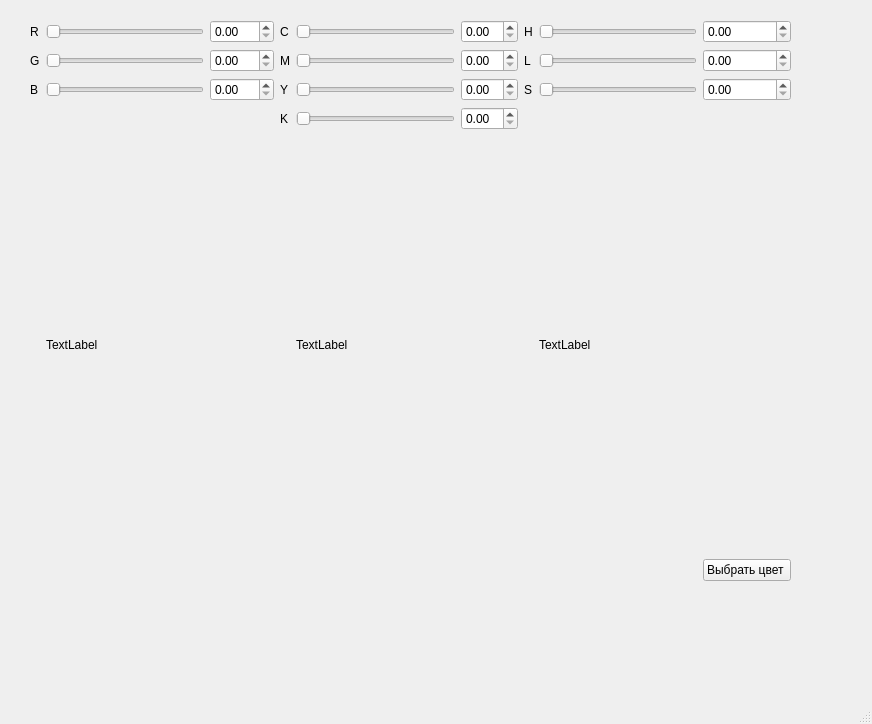
<?xml version="1.0" encoding="UTF-8"?>
<ui version="4.0">
 <class>MainWindow</class>
 <widget class="QMainWindow" name="MainWindow">
  <property name="geometry">
   <rect>
    <x>0</x>
    <y>0</y>
    <width>872</width>
    <height>724</height>
   </rect>
  </property>
  <property name="windowTitle">
   <string>MainWindow</string>
  </property>
  <widget class="QWidget" name="centralwidget">
   <widget class="QWidget" name="gridLayoutWidget">
    <property name="geometry">
     <rect>
      <x>30</x>
      <y>20</y>
      <width>761</width>
      <height>561</height>
     </rect>
    </property>
    <layout class="QGridLayout" name="gridLayout">
     <property name="sizeConstraint">
      <enum>QLayout::SetMinimumSize</enum>
     </property>
     <item row="4" column="4">
      <widget class="QSlider" name="KSlider">
       <property name="orientation">
        <enum>Qt::Horizontal</enum>
       </property>
      </widget>
     </item>
     <item row="1" column="2">
      <widget class="QDoubleSpinBox" name="RdoubleSpinBox">
       <property name="maximum">
        <double>259.990000000000009</double>
       </property>
      </widget>
     </item>
     <item row="4" column="3">
      <widget class="QLabel" name="label_6">
       <property name="text">
        <string>K</string>
       </property>
      </widget>
     </item>
     <item row="5" column="7">
      <widget class="QLabel" name="hlsLabel">
       <property name="autoFillBackground">
        <bool>false</bool>
       </property>
       <property name="text">
        <string>TextLabel</string>
       </property>
      </widget>
     </item>
     <item row="3" column="0">
      <widget class="QLabel" name="label_2">
       <property name="text">
        <string>B</string>
       </property>
      </widget>
     </item>
     <item row="3" column="1">
      <widget class="QSlider" name="blueSlider">
       <property name="maximum">
        <number>255</number>
       </property>
       <property name="orientation">
        <enum>Qt::Horizontal</enum>
       </property>
      </widget>
     </item>
     <item row="5" column="1">
      <widget class="QLabel" name="rgbLabel">
       <property name="autoFillBackground">
        <bool>false</bool>
       </property>
       <property name="styleSheet">
        <string notr="true"/>
       </property>
       <property name="text">
        <string>TextLabel</string>
       </property>
      </widget>
     </item>
     <item row="1" column="8">
      <widget class="QDoubleSpinBox" name="HdoubleSpinBox">
       <property name="maximum">
        <double>359.990000000000009</double>
       </property>
      </widget>
     </item>
     <item row="3" column="5">
      <widget class="QDoubleSpinBox" name="YdoubleSpinBox"/>
     </item>
     <item row="2" column="3">
      <widget class="QLabel" name="label_5">
       <property name="text">
        <string>M</string>
       </property>
      </widget>
     </item>
     <item row="1" column="7">
      <widget class="QSlider" name="HSlider">
       <property name="maximum">
        <number>359</number>
       </property>
       <property name="orientation">
        <enum>Qt::Horizontal</enum>
       </property>
      </widget>
     </item>
     <item row="3" column="4">
      <widget class="QSlider" name="YSlider">
       <property name="orientation">
        <enum>Qt::Horizontal</enum>
       </property>
      </widget>
     </item>
     <item row="1" column="0">
      <widget class="QLabel" name="label_3">
       <property name="text">
        <string>R</string>
       </property>
      </widget>
     </item>
     <item row="3" column="6">
      <widget class="QLabel" name="label_10">
       <property name="text">
        <string>S</string>
       </property>
      </widget>
     </item>
     <item row="3" column="3">
      <widget class="QLabel" name="label_7">
       <property name="text">
        <string>Y</string>
       </property>
      </widget>
     </item>
     <item row="2" column="1">
      <widget class="QSlider" name="greenSlider">
       <property name="maximum">
        <number>255</number>
       </property>
       <property name="orientation">
        <enum>Qt::Horizontal</enum>
       </property>
      </widget>
     </item>
     <item row="6" column="0" colspan="8">
      <widget class="QLabel" name="color">
       <property name="autoFillBackground">
        <bool>true</bool>
       </property>
       <property name="text">
        <string/>
       </property>
      </widget>
     </item>
     <item row="3" column="2">
      <widget class="QDoubleSpinBox" name="BdoubleSpinBox_2">
       <property name="maximum">
        <double>259.990000000000009</double>
       </property>
      </widget>
     </item>
     <item row="2" column="8">
      <widget class="QDoubleSpinBox" name="LdoubleSpinBox"/>
     </item>
     <item row="3" column="7">
      <widget class="QSlider" name="SSlider">
       <property name="orientation">
        <enum>Qt::Horizontal</enum>
       </property>
      </widget>
     </item>
     <item row="1" column="6">
      <widget class="QLabel" name="label_8">
       <property name="text">
        <string>H</string>
       </property>
      </widget>
     </item>
     <item row="1" column="4">
      <widget class="QSlider" name="CSilde">
       <property name="orientation">
        <enum>Qt::Horizontal</enum>
       </property>
      </widget>
     </item>
     <item row="2" column="7">
      <widget class="QSlider" name="LSlider">
       <property name="orientation">
        <enum>Qt::Horizontal</enum>
       </property>
      </widget>
     </item>
     <item row="3" column="8">
      <widget class="QDoubleSpinBox" name="SdoubleSpinBox"/>
     </item>
     <item row="2" column="6">
      <widget class="QLabel" name="label_9">
       <property name="text">
        <string>L</string>
       </property>
      </widget>
     </item>
     <item row="5" column="4">
      <widget class="QLabel" name="cmykLabel">
       <property name="autoFillBackground">
        <bool>false</bool>
       </property>
       <property name="text">
        <string>TextLabel</string>
       </property>
      </widget>
     </item>
     <item row="1" column="5">
      <widget class="QDoubleSpinBox" name="CdoubleSpinBox"/>
     </item>
     <item row="2" column="2">
      <widget class="QDoubleSpinBox" name="GdoubleSpinBox">
       <property name="maximum">
        <double>259.990000000000009</double>
       </property>
      </widget>
     </item>
     <item row="2" column="0">
      <widget class="QLabel" name="label">
       <property name="text">
        <string>G</string>
       </property>
      </widget>
     </item>
     <item row="2" column="4">
      <widget class="QSlider" name="MSlider">
       <property name="orientation">
        <enum>Qt::Horizontal</enum>
       </property>
      </widget>
     </item>
     <item row="2" column="5">
      <widget class="QDoubleSpinBox" name="MdoubleSpinBox"/>
     </item>
     <item row="1" column="1">
      <widget class="QSlider" name="redSlider">
       <property name="autoFillBackground">
        <bool>false</bool>
       </property>
       <property name="maximum">
        <number>255</number>
       </property>
       <property name="orientation">
        <enum>Qt::Horizontal</enum>
       </property>
      </widget>
     </item>
     <item row="1" column="3">
      <widget class="QLabel" name="label_4">
       <property name="text">
        <string>C</string>
       </property>
      </widget>
     </item>
     <item row="4" column="5">
      <widget class="QDoubleSpinBox" name="KdoubleSpinBox"/>
     </item>
     <item row="6" column="8">
      <widget class="QPushButton" name="colorButton">
       <property name="text">
        <string>Выбрать цвет </string>
       </property>
      </widget>
     </item>
    </layout>
   </widget>
  </widget>
  <widget class="QMenuBar" name="menubar">
   <property name="geometry">
    <rect>
     <x>0</x>
     <y>0</y>
     <width>872</width>
     <height>20</height>
    </rect>
   </property>
  </widget>
  <widget class="QStatusBar" name="statusbar"/>
 </widget>
 <resources/>
 <connections/>
</ui>
